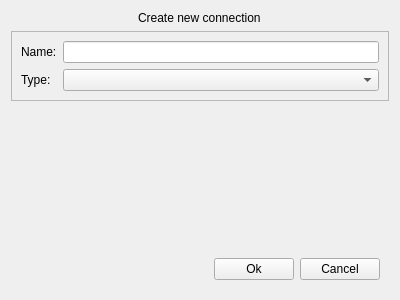
<?xml version="1.0" encoding="UTF-8"?>
<ui version="4.0">
 <class>AddDevice</class>
 <widget class="QWidget" name="AddDevice">
  <property name="geometry">
   <rect>
    <x>0</x>
    <y>0</y>
    <width>400</width>
    <height>300</height>
   </rect>
  </property>
  <property name="windowTitle">
   <string>Form</string>
  </property>
  <layout class="QVBoxLayout" name="verticalLayout">
   <item alignment="Qt::AlignmentFlag::AlignHCenter|Qt::AlignmentFlag::AlignVCenter">
    <widget class="QLabel" name="label">
     <property name="styleSheet">
      <string notr="true">font: 18pt &quot;JetBrains Mono&quot;;
color: rgb(0, 0, 0);</string>
     </property>
     <property name="text">
      <string>Create new connection</string>
     </property>
     <property name="textFormat">
      <enum>Qt::TextFormat::RichText</enum>
     </property>
    </widget>
   </item>
   <item>
    <widget class="QFrame" name="frame_2">
     <property name="frameShape">
      <enum>QFrame::Shape::StyledPanel</enum>
     </property>
     <property name="frameShadow">
      <enum>QFrame::Shadow::Raised</enum>
     </property>
     <layout class="QFormLayout" name="formLayout_2">
      <item row="0" column="0">
       <widget class="QLabel" name="connectionNameLabel">
        <property name="text">
         <string>Name:</string>
        </property>
       </widget>
      </item>
      <item row="0" column="1">
       <widget class="QLineEdit" name="connectionName"/>
      </item>
      <item row="1" column="0">
       <widget class="QLabel" name="connectionTypeLabel">
        <property name="text">
         <string>Type:</string>
        </property>
       </widget>
      </item>
      <item row="1" column="1">
       <widget class="QComboBox" name="connectionType"/>
      </item>
     </layout>
    </widget>
   </item>
   <item>
    <widget class="QFrame" name="replacable">
     <property name="frameShape">
      <enum>QFrame::Shape::StyledPanel</enum>
     </property>
     <property name="frameShadow">
      <enum>QFrame::Shadow::Raised</enum>
     </property>
    </widget>
   </item>
   <item>
    <spacer name="verticalSpacer">
     <property name="orientation">
      <enum>Qt::Orientation::Vertical</enum>
     </property>
     <property name="sizeHint" stdset="0">
      <size>
       <width>20</width>
       <height>40</height>
      </size>
     </property>
    </spacer>
   </item>
   <item>
    <widget class="QWidget" name="widget" native="true">
     <layout class="QHBoxLayout" name="horizontalLayout">
      <item>
       <spacer name="horizontalSpacer">
        <property name="orientation">
         <enum>Qt::Orientation::Horizontal</enum>
        </property>
        <property name="sizeHint" stdset="0">
         <size>
          <width>40</width>
          <height>20</height>
         </size>
        </property>
       </spacer>
      </item>
      <item>
       <widget class="QPushButton" name="ok">
        <property name="text">
         <string>Ok</string>
        </property>
       </widget>
      </item>
      <item>
       <widget class="QPushButton" name="cancel">
        <property name="text">
         <string>Cancel</string>
        </property>
       </widget>
      </item>
     </layout>
    </widget>
   </item>
  </layout>
 </widget>
 <resources/>
 <connections/>
</ui>
